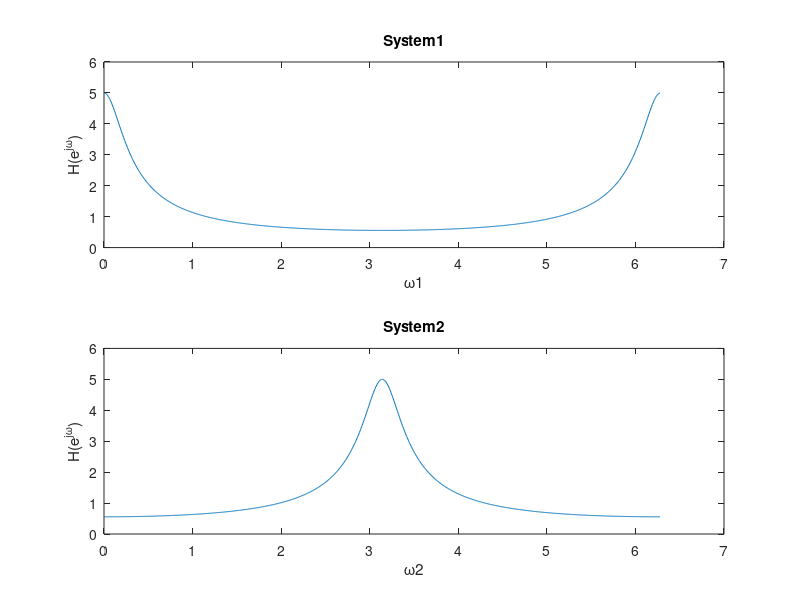

MATLAB code to generate this figure:
% System1
a1 = [1 -0.8];
b1 = 1;

% System2
a2 = [1 0.8];
b2 = 1;

N = 1024;
[H1,omega1] = freqz(b1, a1, N, 'whole');
[H2,omega2] = freqz(b2, a2, N, 'whole');

subplot(2,1,1)
plot(omega1,abs(H1)) 
xlabel ('\omega1')
ylabel('H(e^{j\omega})')
title('System1')
subplot(2,1,2)
plot(omega2,abs(H2))
xlabel ('\omega2')
ylabel('H(e^{j\omega})')
title('System2')
